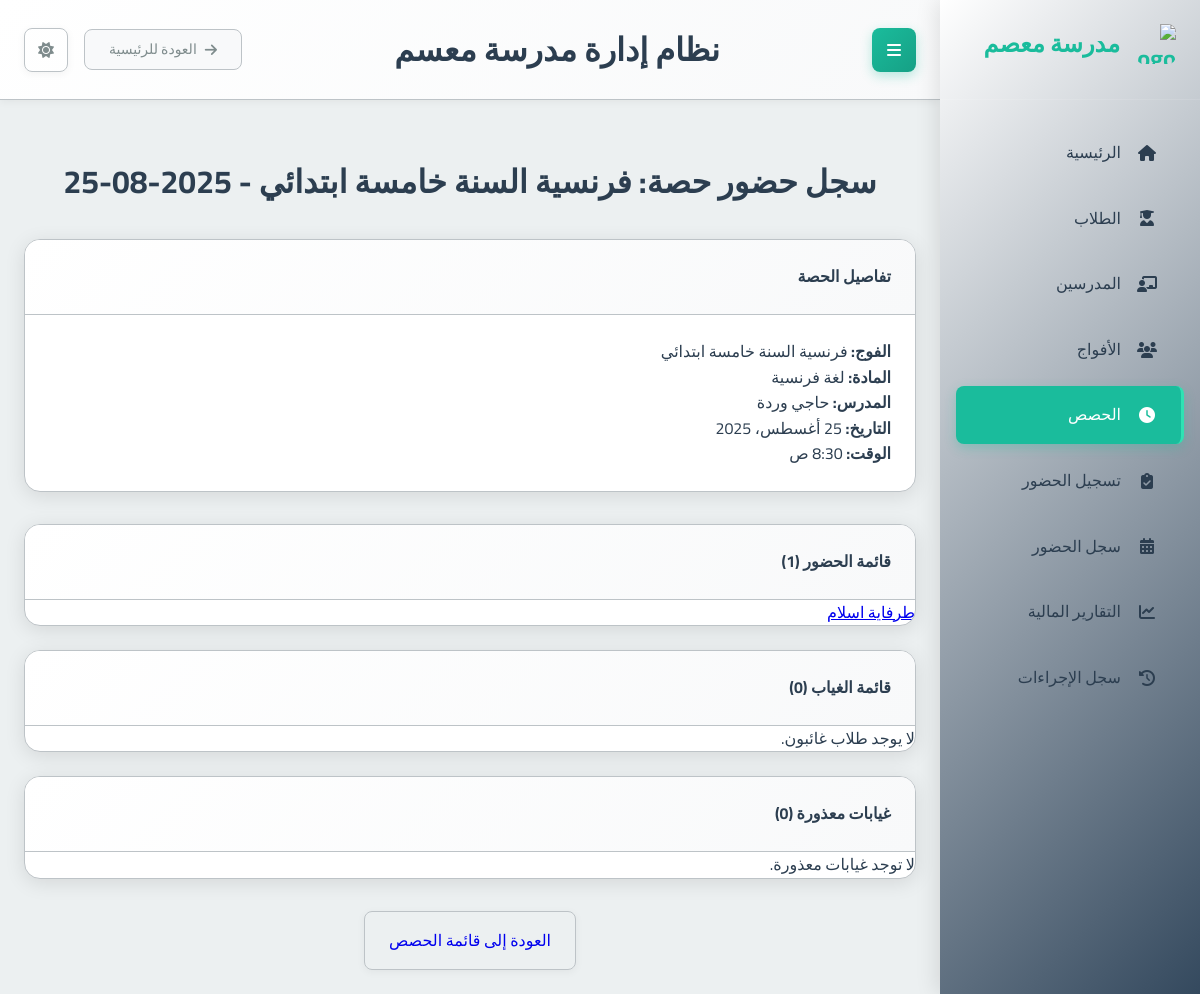
The page /sessions/12/attendance_detail/ on the database its author committed.
### school_app/models.py (models this page shows, shortened)
class Session(models.Model):
    group = models.ForeignKey(Group, on_delete=models.CASCADE, related_name='sessions', verbose_name="الفوج")
    date = models.DateField(verbose_name="التاريخ")
    start_time = models.TimeField(verbose_name="وقت البدء")
    duration = models.DecimalField(max_digits=4, decimal_places=2, verbose_name="المدة (ساعات)")
    teacher_attended = models.BooleanField(default=True, verbose_name="حضور المدرس")
    teacher_compensated = models.BooleanField(default=False, verbose_name="تم تعويض المدرس")
    teacher_payment_amount = models.DecimalField(max_digits=10, decimal_places=2, default=Decimal('0.00'), verbose_name="المبلغ المدفوع للمدرس")
    created_at = models.DateTimeField(auto_now_add=True, verbose_name="تاريخ الإنشاء")
    class Meta:
        verbose_name = "حصة"
        verbose_name_plural = "الحصص"

class Group(models.Model):
    name = models.CharField(max_length=100, verbose_name="اسم الفوج")
    subject = models.ForeignKey(Subject, on_delete=models.PROTECT, verbose_name="المادة")
    teacher = models.ForeignKey(Teacher, on_delete=models.CASCADE, verbose_name="المدرس")
    academic_levels = models.ManyToManyField(AcademicLevel, verbose_name="المستويات الدراسية المتوافقة")
    price_per_4_sessions = models.DecimalField(max_digits=10, decimal_places=2, verbose_name="السعر لكل 4 حصص")
    session_day = models.IntegerField(choices=[
        (0, 'الاثنين'),
        (1, 'الثلاثاء'),
        (2, 'الأربعاء'),
        (3, 'الخميس'),
        (4, 'الجمعة'),
        (5, 'السبت'),
        (6, 'الأحد')
    ], verbose_name="يوم الحصة")
    session_start_time = models.TimeField(verbose_name="وقت بداية الحصة")
    session_duration = models.DecimalField(max_digits=4, decimal_places=2, default=1.5, verbose_name="مدة الحصة (ساعات)")
    students = models.ManyToManyField(Student, through='StudentGroup', blank=True, verbose_name="الطلاب المسجلون")
    created_at = models.DateTimeField(auto_now_add=True, verbose_name="تاريخ الإنشاء")
    is_continuous = models.BooleanField(default=False, verbose_name="فوج مستمر (تُنشأ الحصص أسبوعياً تلقائياً)")
    created_sessions_until = models.DateField(null=True, blank=True, verbose_name="تم إنشاء الحصص حتى تاريخ")
    class Meta:
        verbose_name = "فوج"
        verbose_name_plural = "الأفواج"

class Subject(models.Model):
    name = models.CharField(max_length=100, verbose_name="اسم المادة")
    class Meta:
        verbose_name = "مادة دراسية"
        verbose_name_plural = "المواد الدراسية"

class Teacher(models.Model):
    full_name = models.CharField(max_length=201, verbose_name="الاسم الكامل")
    phone_number = models.CharField(max_length=20, unique=True, verbose_name="رقم الهاتف")
    subject = models.ForeignKey(Subject, on_delete=models.PROTECT, verbose_name="المادة الأساسية")
    created_at = models.DateTimeField(auto_now_add=True, verbose_name="تاريخ الإنشاء")
    class Meta:
        verbose_name = "مدرس"
        verbose_name_plural = "المدرسون"

class Student(models.Model):
    full_name = models.CharField(max_length=201, verbose_name="الاسم الكامل")
    phone_number = models.CharField(max_length=20, null=True, blank=True, verbose_name="رقم هاتف الطالب")
    guardian_phone = models.CharField(max_length=20, null=True, blank=True, verbose_name="رقم هاتف الولي")
    birth_day = models.IntegerField(verbose_name="يوم الميلاد")
    birth_month = models.IntegerField(verbose_name="شهر الميلاد")
    birth_year = models.IntegerField(verbose_name="سنة الميلاد")
    academic_level = models.ForeignKey(AcademicLevel, on_delete=models.PROTECT, verbose_name="المستوى الدراسي")
    registration_fee_paid = models.BooleanField(default=False, verbose_name="رسوم التسجيل مدفوعة")
    card_number = models.CharField(max_length=20, unique=True, blank=True, null=True, verbose_name="رقم البطاقة")
    prepaid_balance = models.DecimalField(max_digits=10, decimal_places=2, default=Decimal('0.00'), verbose_name="رصيد مدفوع مقدماً")
    created_at = models.DateTimeField(auto_now_add=True, verbose_name="تاريخ الإنشاء")
    class Meta:
        verbose_name = "طالب"
        verbose_name_plural = "الطلاب"

### school_app/views.py (the view)
# urls.py: path('sessions/<int:session_id>/attendance_detail/', views.session_attendance_detail, name='session_attendance_detail'),
def session_attendance_detail(request, session_id):
    session = get_object_or_404(Session, id=session_id)
    present_students = Student.objects.filter(attendance__session=session, attendance__present=True)
    absent_students = Student.objects.filter(attendance__session=session, attendance__present=False, attendance__excused_absence=False)
    excused_students = Student.objects.filter(attendance__session=session, attendance__excused_absence=True)
    group_students = session.group.students.all()
    students_with_attendance = present_students | absent_students | excused_students
    students_without_attendance = group_students.exclude(id__in=students_with_attendance.values('id'))
    context = {
        'session': session,
        'present_students': present_students,
        'absent_students': absent_students | students_without_attendance,
        'excused_students': excused_students,
        'page_title': f"سجل حضور حصة: {session.group.name} - {session.date.strftime('%Y-%m-%d')}"
    }
    return render(request, 'school_app/session_attendance_detail.html', context)

### templates/school_app/session_attendance_detail.html
{% extends 'base.html' %}
{% block content %}
<div class="container mt-4">
    <h1 class="text-center mb-4">{{ page_title }}</h1>
    <div class="card mb-4">
        <div class="card-header">
            <h4>تفاصيل الحصة</h4>
        </div>
        <div class="card-body">
            <p><strong>الفوج:</strong> {{ session.group.name }}</p>
            <p><strong>المادة:</strong> {{ session.group.subject.name }}</p>
            <p><strong>المدرس:</strong> {{ session.group.teacher.full_name }}</p>
            <p><strong>التاريخ:</strong> {{ session.date }}</p>
            <p><strong>الوقت:</strong> {{ session.start_time }}</p>
        </div>
    </div>
    <div class="row">
        <div class="col-md-4">
            <div class="card">
                <div class="card-header bg-success text-white">
                    <h4>قائمة الحضور ({{ present_students.count }})</h4>
                </div>
                <ul class="list-group list-group-flush">
                    {% for student in present_students %}
                        <li class="list-group-item"><a href="{% url 'student_detail' student.id %}">{{ student.full_name }}</a></li>
                    {% empty %}
                        <li class="list-group-item">لا يوجد طلاب حاضرون.</li>
                    {% endfor %}
                </ul>
            </div>
        </div>
        <div class="col-md-4">
            <div class="card">
                <div class="card-header bg-danger text-white">
                    <h4>قائمة الغياب ({{ absent_students.count }})</h4>
                </div>
                <ul class="list-group list-group-flush">
                    {% for student in absent_students %}
                        <li class="list-group-item"><a href="{% url 'student_detail' student.id %}">{{ student.full_name }}</a></li>
                    {% empty %}
                        <li class="list-group-item">لا يوجد طلاب غائبون.</li>
                    {% endfor %}
                </ul>
            </div>
        </div>
        <div class="col-md-4">
            <div class="card">
                <div class="card-header bg-warning text-dark">
                    <h4>غيابات معذورة ({{ excused_students.count }})</h4>
                </div>
                <ul class="list-group list-group-flush">
                    {% for student in excused_students %}
                        <li class="list-group-item"><a href="{% url 'student_detail' student.id %}">{{ student.full_name }}</a></li>
                    {% empty %}
                        <li class="list-group-item">لا توجد غيابات معذورة.</li>
                    {% endfor %}
                </ul>
            </div>
        </div>
    </div>
    <div class="text-center mt-4">
        <a href="{% url 'session_list' %}" class="btn btn-secondary">العودة إلى قائمة الحصص</a>
    </div>
</div>
{% endblock %}

### static/css/main.css (style rules this page uses)
:root { --primary-color: #2c3e50; --primary-light: #34495e; --primary-darker: #1a252f; --accent-color: #1abc9c; --accent-light: #2fe2b3; --accent-dark: #16a085; --text-color: #2c3e50; --text-secondary: #7f8c8d; --text-on-primary: #ffffff; --text-on-accent: #ffffff; --text-nav: #2c3e50; --background-color: #ecf0f1; --card-background: #ffffff; --input-background: #ffffff; --border-color: #bdc3c7; --input-border-color: #bdc3c7; --success-color: #2ecc71; --warning-color: #f39c12; --error-color: #e74c3c; --info-color: #1E90FF; --table-header-background: #e9ecef; --table-row-hover-background: #f8f9fa; --box-shadow-color: rgba(0, 0, 0, 0.1); --box-shadow-color-hover: rgba(0, 0, 0, 0.15); --box-shadow-soft-color: rgba(0, 0, 0, 0.05); --subtle-background: #f8f9fa; --spacing-xs: 8px; --spacing-sm: 16px; --spacing-md: 24px; --spacing-lg: 32px; --spacing-xl: 48px; --font-family: 'Cairo', sans-serif; --font-size-xs: 12px; --font-size-sm: 14px; --font-size-md: 16px; --font-size-lg: 20px; --font-size-xl: 24px; --font-size-xxl: 32px; --border-radius-sm: 4px; --border-radius-md: 8px; --border-radius-lg: 16px; --transition-fast: 0.2s ease; --transition-normal: 0.3s ease; --transition-slow: 0.5s ease; --sidebar-width: 260px; }
* { margin: 0; padding: 0; box-sizing: border-box; direction: rtl; }
html { direction: rtl; font-size: 16px; }
body { font-family: var(--font-family); background-color: var(--background-color); color: var(--text-color); line-height: 1.6; transition: background-color var(--transition-normal), color var(--transition-normal); overflow-x: hidden; }
.btn-secondary { border: 1px solid var(--input-border-color) !important; margin: 0 15px; }
.card { background-color: var(--card-background); border-radius: var(--border-radius-lg); box-shadow: 0 4px 20px var(--box-shadow-color); margin-bottom: var(--spacing-md); overflow: hidden; transition: all var(--transition-normal); border: 1px solid var(--border-color); }
.card-header { padding: var(--spacing-md); border-bottom: 1px solid var(--border-color); background: linear-gradient(135deg, var(--card-background) 0%, var(--subtle-background) 100%); }
.card-body { padding: var(--spacing-md); color: var(--text-color); }
.btn { font-family: var(--font-family); padding: var(--spacing-sm) var(--spacing-md); border: none; border-radius: var(--border-radius-md); cursor: pointer; font-size: var(--font-size-md); font-weight: 500; text-decoration: none; display: inline-flex; align-items: center; gap: var(--spacing-xs); transition: all var(--transition-fast); box-shadow: 0 2px 8px var(--box-shadow-soft-color); }
.text-center { text-align: center !important; }
.mb-4 { margin-bottom: var(--spacing-lg); }
.mt-4 { margin-top: var(--spacing-lg); }

### rows shown on the page
Session: group.name "فرنسية السنة خامسة ابتدائي", group.subject.name "لغة فرنسية", group.teacher.full_name "حاجي وردة", date "25 أغسطس، 2025", start_time "8:30 ص"
Student: full_name "طرفاية اسلام"

### other values the page prints
{{ page_title }} "سجل حضور حصة: فرنسية السنة خامسة ابتدائي - 2025-08-25"
{{ present_students.count }} "1"
{{ absent_students.count }} "0"
{{ excused_students.count }} "0"
